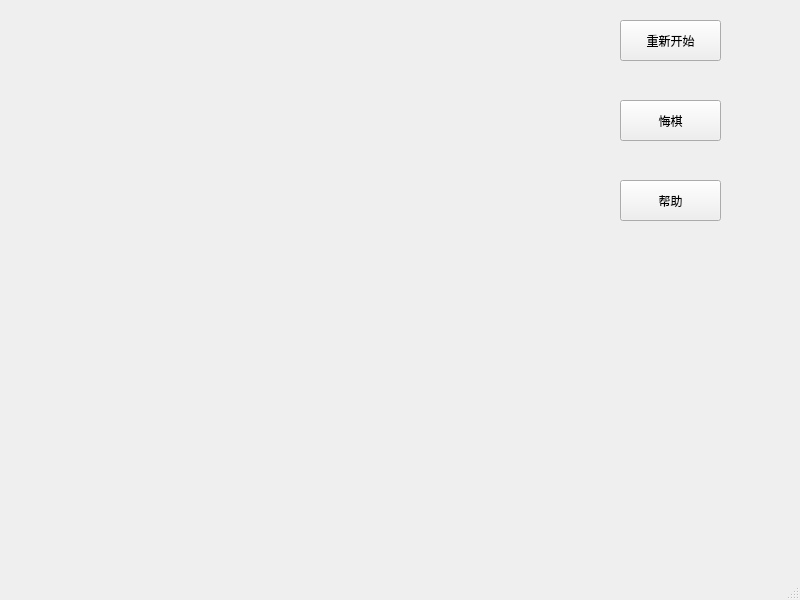
<?xml version="1.0" encoding="UTF-8"?>
<ui version="4.0">
 <class>MainWindow</class>
 <widget class="QMainWindow" name="MainWindow">
  <property name="geometry">
   <rect>
    <x>0</x>
    <y>0</y>
    <width>800</width>
    <height>600</height>
   </rect>
  </property>
  <property name="windowTitle">
   <string>MainWindow</string>
  </property>
  <widget class="QWidget" name="centralwidget">
   <widget class="QPushButton" name="pushButton">
    <property name="geometry">
     <rect>
      <x>620</x>
      <y>20</y>
      <width>101</width>
      <height>41</height>
     </rect>
    </property>
    <property name="text">
     <string>重新开始</string>
    </property>
   </widget>
   <widget class="QPushButton" name="pushButton_2">
    <property name="geometry">
     <rect>
      <x>620</x>
      <y>100</y>
      <width>101</width>
      <height>41</height>
     </rect>
    </property>
    <property name="text">
     <string>悔棋</string>
    </property>
    <property name="checkable">
     <bool>false</bool>
    </property>
    <property name="checked">
     <bool>false</bool>
    </property>
   </widget>
   <widget class="QPushButton" name="pushButton_3">
    <property name="geometry">
     <rect>
      <x>620</x>
      <y>180</y>
      <width>101</width>
      <height>41</height>
     </rect>
    </property>
    <property name="text">
     <string>帮助</string>
    </property>
    <property name="checkable">
     <bool>false</bool>
    </property>
    <property name="checked">
     <bool>false</bool>
    </property>
   </widget>
  </widget>
  <widget class="QMenuBar" name="menubar">
   <property name="geometry">
    <rect>
     <x>0</x>
     <y>0</y>
     <width>800</width>
     <height>21</height>
    </rect>
   </property>
  </widget>
  <widget class="QStatusBar" name="statusbar"/>
 </widget>
 <resources/>
 <connections/>
</ui>
